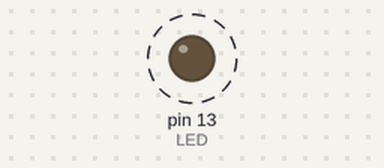
Bench run of a sketch on a simulated Arduino Uno, built with avr-gcc and run on an emulated ATmega328P. Parts: output pins drawn as LEDs (lit = HIGH). Dashed ring = blinking.

Above: at 0.2 s.
Timing chart, 0 to 5.5 s (numbered marks = the images above):
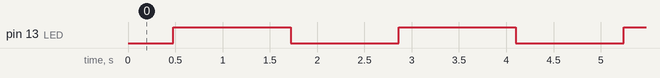

Measured:
- by itself, pin 13 (LED): alternates HIGH for 1.2 s and LOW for 1.1 s

The sketch:

strobeBlinky.ino
```cpp
#define LED 13

int lowIntensity = 10;
int highIntensity = 255;
int changeRate = 5;
int changeDelay = 20;
int stopDelay = 200;

void setup() {
  pinMode(LED, OUTPUT);
}

void loop() {
  for (int intensity = lowIntensity; intensity <= highIntensity; intensity += changeRate) {
    analogWrite(LED, intensity);
    delay(changeDelay);
  }
  delay(stopDelay);
  for (int intensity = highIntensity; intensity > lowIntensity; intensity -= changeRate) {
    analogWrite(LED, intensity);
    delay(changeDelay);
  }
  delay(stopDelay);
}
```
